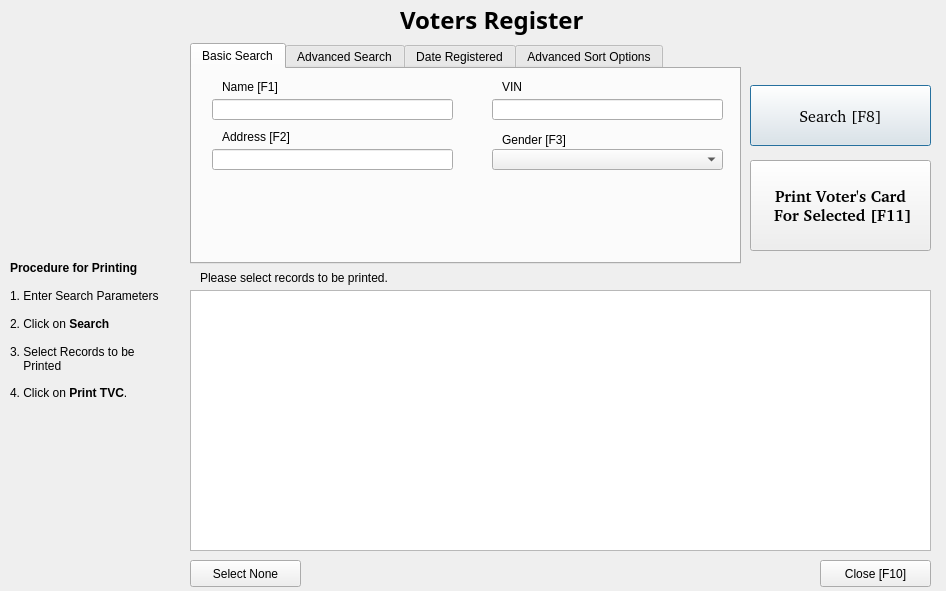
<?xml version="1.0" encoding="UTF-8"?>
<ui version="4.0">
 <class>RecordsDialog</class>
 <widget class="QDialog" name="RecordsDialog">
  <property name="geometry">
   <rect>
    <x>0</x>
    <y>0</y>
    <width>946</width>
    <height>591</height>
   </rect>
  </property>
  <property name="windowTitle">
   <string>Dialog</string>
  </property>
  <widget class="QTableView" name="recordsTableView">
   <property name="geometry">
    <rect>
     <x>190</x>
     <y>290</y>
     <width>741</width>
     <height>261</height>
    </rect>
   </property>
   <property name="editTriggers">
    <set>QAbstractItemView::NoEditTriggers</set>
   </property>
   <property name="selectionMode">
    <enum>QAbstractItemView::MultiSelection</enum>
   </property>
  </widget>
  <widget class="QLabel" name="searchResultsCountLabel">
   <property name="geometry">
    <rect>
     <x>730</x>
     <y>270</y>
     <width>201</width>
     <height>20</height>
    </rect>
   </property>
   <property name="text">
    <string/>
   </property>
   <property name="alignment">
    <set>Qt::AlignRight|Qt::AlignTrailing|Qt::AlignVCenter</set>
   </property>
  </widget>
  <widget class="QPushButton" name="closeButton">
   <property name="geometry">
    <rect>
     <x>820</x>
     <y>560</y>
     <width>111</width>
     <height>27</height>
    </rect>
   </property>
   <property name="font">
    <font>
     <pointsize>9</pointsize>
     <weight>50</weight>
     <bold>false</bold>
    </font>
   </property>
   <property name="text">
    <string>Close [F10]</string>
   </property>
  </widget>
  <widget class="QTabWidget" name="tabWidget">
   <property name="geometry">
    <rect>
     <x>190</x>
     <y>43</y>
     <width>551</width>
     <height>221</height>
    </rect>
   </property>
   <property name="font">
    <font>
     <pointsize>9</pointsize>
    </font>
   </property>
   <property name="currentIndex">
    <number>0</number>
   </property>
   <widget class="QWidget" name="basicTab">
    <attribute name="title">
     <string>Basic Search</string>
    </attribute>
    <widget class="QLabel" name="label_8">
     <property name="geometry">
      <rect>
       <x>310</x>
       <y>10</y>
       <width>71</width>
       <height>16</height>
      </rect>
     </property>
     <property name="text">
      <string>VIN</string>
     </property>
    </widget>
    <widget class="QLineEdit" name="searchVIN">
     <property name="geometry">
      <rect>
       <x>300</x>
       <y>30</y>
       <width>231</width>
       <height>21</height>
      </rect>
     </property>
     <property name="text">
      <string/>
     </property>
     <property name="maxLength">
      <number>40</number>
     </property>
    </widget>
    <widget class="QLabel" name="label_3">
     <property name="geometry">
      <rect>
       <x>30</x>
       <y>10</y>
       <width>71</width>
       <height>16</height>
      </rect>
     </property>
     <property name="text">
      <string>Name [F1]</string>
     </property>
    </widget>
    <widget class="QLineEdit" name="searchNameEdit">
     <property name="geometry">
      <rect>
       <x>20</x>
       <y>30</y>
       <width>241</width>
       <height>21</height>
      </rect>
     </property>
     <property name="maxLength">
      <number>40</number>
     </property>
    </widget>
    <widget class="QComboBox" name="searchGender">
     <property name="enabled">
      <bool>true</bool>
     </property>
     <property name="geometry">
      <rect>
       <x>300</x>
       <y>80</y>
       <width>231</width>
       <height>21</height>
      </rect>
     </property>
     <property name="font">
      <font>
       <family>Sans Serif</family>
       <pointsize>8</pointsize>
      </font>
     </property>
     <item>
      <property name="text">
       <string/>
      </property>
     </item>
     <item>
      <property name="text">
       <string>Male</string>
      </property>
     </item>
     <item>
      <property name="text">
       <string>Female</string>
      </property>
     </item>
    </widget>
    <widget class="QLabel" name="label_5">
     <property name="geometry">
      <rect>
       <x>310</x>
       <y>63</y>
       <width>81</width>
       <height>16</height>
      </rect>
     </property>
     <property name="text">
      <string>Gender [F3]</string>
     </property>
    </widget>
    <widget class="QLabel" name="label_4">
     <property name="geometry">
      <rect>
       <x>30</x>
       <y>60</y>
       <width>81</width>
       <height>16</height>
      </rect>
     </property>
     <property name="text">
      <string>Address [F2]</string>
     </property>
    </widget>
    <widget class="QLineEdit" name="searchAddressEdit">
     <property name="geometry">
      <rect>
       <x>20</x>
       <y>80</y>
       <width>241</width>
       <height>21</height>
      </rect>
     </property>
     <property name="text">
      <string/>
     </property>
     <property name="maxLength">
      <number>40</number>
     </property>
    </widget>
   </widget>
   <widget class="QWidget" name="tab">
    <attribute name="title">
     <string>Advanced Search</string>
    </attribute>
    <widget class="QComboBox" name="searchLGAList">
     <property name="geometry">
      <rect>
       <x>280</x>
       <y>67</y>
       <width>251</width>
       <height>21</height>
      </rect>
     </property>
    </widget>
    <widget class="QComboBox" name="searchStateList">
     <property name="geometry">
      <rect>
       <x>20</x>
       <y>67</y>
       <width>231</width>
       <height>21</height>
      </rect>
     </property>
    </widget>
    <widget class="QLabel" name="label_12">
     <property name="geometry">
      <rect>
       <x>40</x>
       <y>50</y>
       <width>71</width>
       <height>16</height>
      </rect>
     </property>
     <property name="text">
      <string>State</string>
     </property>
    </widget>
    <widget class="QLabel" name="label_13">
     <property name="geometry">
      <rect>
       <x>290</x>
       <y>50</y>
       <width>121</width>
       <height>16</height>
      </rect>
     </property>
     <property name="text">
      <string>Local Govt. Area</string>
     </property>
    </widget>
    <widget class="QComboBox" name="searchPUList">
     <property name="geometry">
      <rect>
       <x>280</x>
       <y>127</y>
       <width>251</width>
       <height>21</height>
      </rect>
     </property>
    </widget>
    <widget class="QLabel" name="label_14">
     <property name="geometry">
      <rect>
       <x>290</x>
       <y>111</y>
       <width>121</width>
       <height>16</height>
      </rect>
     </property>
     <property name="text">
      <string>Polling Unit</string>
     </property>
    </widget>
    <widget class="QComboBox" name="searchRAList">
     <property name="geometry">
      <rect>
       <x>20</x>
       <y>127</y>
       <width>231</width>
       <height>21</height>
      </rect>
     </property>
    </widget>
    <widget class="QLabel" name="label_15">
     <property name="geometry">
      <rect>
       <x>40</x>
       <y>111</y>
       <width>121</width>
       <height>16</height>
      </rect>
     </property>
     <property name="text">
      <string>Registration Area</string>
     </property>
    </widget>
    <widget class="QCheckBox" name="showSelectedPU">
     <property name="geometry">
      <rect>
       <x>30</x>
       <y>20</y>
       <width>271</width>
       <height>19</height>
      </rect>
     </property>
     <property name="text">
      <string>Show Only Selected Polling Unit</string>
     </property>
    </widget>
   </widget>
   <widget class="QWidget" name="tab_2">
    <attribute name="title">
     <string>Date Registered</string>
    </attribute>
    <widget class="QLabel" name="label_30">
     <property name="geometry">
      <rect>
       <x>380</x>
       <y>31</y>
       <width>101</width>
       <height>16</height>
      </rect>
     </property>
     <property name="font">
      <font>
       <weight>75</weight>
       <bold>true</bold>
      </font>
     </property>
     <property name="text">
      <string>End Date</string>
     </property>
    </widget>
    <widget class="QLabel" name="label_29">
     <property name="geometry">
      <rect>
       <x>100</x>
       <y>30</y>
       <width>101</width>
       <height>16</height>
      </rect>
     </property>
     <property name="font">
      <font>
       <weight>75</weight>
       <bold>true</bold>
      </font>
     </property>
     <property name="text">
      <string>Start Date</string>
     </property>
    </widget>
    <widget class="QCalendarWidget" name="calStart">
     <property name="geometry">
      <rect>
       <x>20</x>
       <y>50</y>
       <width>241</width>
       <height>131</height>
      </rect>
     </property>
     <property name="font">
      <font>
       <pointsize>8</pointsize>
      </font>
     </property>
    </widget>
    <widget class="QLabel" name="label_28">
     <property name="geometry">
      <rect>
       <x>270</x>
       <y>100</y>
       <width>101</width>
       <height>16</height>
      </rect>
     </property>
     <property name="font">
      <font>
       <weight>75</weight>
       <bold>true</bold>
      </font>
     </property>
     <property name="text">
      <string>to</string>
     </property>
    </widget>
    <widget class="QCheckBox" name="usePeriod">
     <property name="geometry">
      <rect>
       <x>30</x>
       <y>6</y>
       <width>381</width>
       <height>19</height>
      </rect>
     </property>
     <property name="text">
      <string>Include Only Voters Registered Within This Period</string>
     </property>
    </widget>
    <widget class="QCalendarWidget" name="calEnd">
     <property name="geometry">
      <rect>
       <x>290</x>
       <y>50</y>
       <width>241</width>
       <height>131</height>
      </rect>
     </property>
     <property name="font">
      <font>
       <pointsize>8</pointsize>
      </font>
     </property>
    </widget>
   </widget>
   <widget class="QWidget" name="tab_4">
    <attribute name="title">
     <string>Advanced Sort Options</string>
    </attribute>
    <widget class="QComboBox" name="sortFieldSelect">
     <property name="geometry">
      <rect>
       <x>10</x>
       <y>25</y>
       <width>191</width>
       <height>28</height>
      </rect>
     </property>
     <item>
      <property name="text">
       <string>Last Name</string>
      </property>
     </item>
     <item>
      <property name="text">
       <string>First Name</string>
      </property>
     </item>
     <item>
      <property name="text">
       <string>Time Registered</string>
      </property>
     </item>
     <item>
      <property name="text">
       <string>VIN</string>
      </property>
     </item>
     <item>
      <property name="text">
       <string>Age</string>
      </property>
     </item>
     <item>
      <property name="text">
       <string>Gender</string>
      </property>
     </item>
    </widget>
    <widget class="QComboBox" name="sortOrderSelect">
     <property name="geometry">
      <rect>
       <x>213</x>
       <y>25</y>
       <width>191</width>
       <height>28</height>
      </rect>
     </property>
     <item>
      <property name="text">
       <string>Ascending</string>
      </property>
     </item>
     <item>
      <property name="text">
       <string>Descending</string>
      </property>
     </item>
    </widget>
    <widget class="QPushButton" name="sortAddButton">
     <property name="geometry">
      <rect>
       <x>414</x>
       <y>25</y>
       <width>121</width>
       <height>27</height>
      </rect>
     </property>
     <property name="text">
      <string>Add Sort</string>
     </property>
    </widget>
    <widget class="QTableView" name="sortTableView">
     <property name="enabled">
      <bool>true</bool>
     </property>
     <property name="geometry">
      <rect>
       <x>10</x>
       <y>60</y>
       <width>391</width>
       <height>121</height>
      </rect>
     </property>
     <property name="editTriggers">
      <set>QAbstractItemView::NoEditTriggers</set>
     </property>
     <property name="dragEnabled">
      <bool>true</bool>
     </property>
     <property name="dragDropOverwriteMode">
      <bool>false</bool>
     </property>
     <property name="dragDropMode">
      <enum>QAbstractItemView::InternalMove</enum>
     </property>
     <property name="defaultDropAction">
      <enum>Qt::IgnoreAction</enum>
     </property>
     <property name="alternatingRowColors">
      <bool>false</bool>
     </property>
     <property name="selectionMode">
      <enum>QAbstractItemView::SingleSelection</enum>
     </property>
     <property name="selectionBehavior">
      <enum>QAbstractItemView::SelectRows</enum>
     </property>
     <attribute name="horizontalHeaderVisible">
      <bool>false</bool>
     </attribute>
     <attribute name="verticalHeaderVisible">
      <bool>false</bool>
     </attribute>
    </widget>
    <widget class="QPushButton" name="sortRemoveButton">
     <property name="geometry">
      <rect>
       <x>414</x>
       <y>150</y>
       <width>121</width>
       <height>27</height>
      </rect>
     </property>
     <property name="text">
      <string>Remove Selected</string>
     </property>
    </widget>
    <widget class="QPushButton" name="sortMoveDownButton">
     <property name="enabled">
      <bool>true</bool>
     </property>
     <property name="geometry">
      <rect>
       <x>414</x>
       <y>90</y>
       <width>121</width>
       <height>27</height>
      </rect>
     </property>
     <property name="text">
      <string>Move Down</string>
     </property>
    </widget>
    <widget class="QPushButton" name="sortMoveUpButton">
     <property name="enabled">
      <bool>true</bool>
     </property>
     <property name="geometry">
      <rect>
       <x>414</x>
       <y>60</y>
       <width>121</width>
       <height>27</height>
      </rect>
     </property>
     <property name="text">
      <string>Move Up</string>
     </property>
    </widget>
    <widget class="QLabel" name="label_10">
     <property name="geometry">
      <rect>
       <x>17</x>
       <y>9</y>
       <width>91</width>
       <height>16</height>
      </rect>
     </property>
     <property name="text">
      <string>Select Field</string>
     </property>
    </widget>
    <widget class="QLabel" name="label_11">
     <property name="geometry">
      <rect>
       <x>220</x>
       <y>8</y>
       <width>91</width>
       <height>16</height>
      </rect>
     </property>
     <property name="text">
      <string>Select Order</string>
     </property>
    </widget>
   </widget>
  </widget>
  <widget class="QLabel" name="label">
   <property name="geometry">
    <rect>
     <x>30</x>
     <y>20</y>
     <width>121</width>
     <height>231</height>
    </rect>
   </property>
   <property name="font">
    <font>
     <family>Lucida Sans</family>
     <pointsize>16</pointsize>
     <weight>75</weight>
     <bold>true</bold>
    </font>
   </property>
   <property name="text">
    <string/>
   </property>
   <property name="pixmap">
    <pixmap>resources/logo.png</pixmap>
   </property>
  </widget>
  <widget class="QLabel" name="label_2">
   <property name="geometry">
    <rect>
     <x>400</x>
     <y>4</y>
     <width>211</width>
     <height>31</height>
    </rect>
   </property>
   <property name="font">
    <font>
     <family>Lucida Sans</family>
     <pointsize>18</pointsize>
     <weight>75</weight>
     <bold>true</bold>
    </font>
   </property>
   <property name="text">
    <string>Voters Register</string>
   </property>
  </widget>
  <widget class="QLabel" name="label_6">
   <property name="geometry">
    <rect>
     <x>200</x>
     <y>270</y>
     <width>291</width>
     <height>16</height>
    </rect>
   </property>
   <property name="text">
    <string>Please select records to be printed.</string>
   </property>
  </widget>
  <widget class="QLabel" name="label_7">
   <property name="geometry">
    <rect>
     <x>10</x>
     <y>220</y>
     <width>171</width>
     <height>221</height>
    </rect>
   </property>
   <property name="text">
    <string>&lt;!DOCTYPE HTML PUBLIC &quot;-//W3C//DTD HTML 4.0//EN&quot; &quot;http://www.w3.org/TR/REC-html40/strict.dtd&quot;&gt;
&lt;html&gt;&lt;head&gt;&lt;meta name=&quot;qrichtext&quot; content=&quot;1&quot; /&gt;&lt;style type=&quot;text/css&quot;&gt;
p, li { white-space: pre-wrap; }
&lt;/style&gt;&lt;/head&gt;&lt;body style=&quot; font-family:'Sans'; font-size:8pt; font-weight:400; font-style:normal;&quot;&gt;
&lt;table border=&quot;0&quot; style=&quot;-qt-table-type: root; margin-top:4px; margin-bottom:4px; margin-left:4px; margin-right:4px;&quot;&gt;
&lt;tr&gt;
&lt;td style=&quot;border: none;&quot;&gt;
&lt;p style=&quot; margin-top:0px; margin-bottom:0px; margin-left:0px; margin-right:0px; -qt-block-indent:0; text-indent:0px;&quot;&gt;&lt;span style=&quot; font-size:9pt; font-weight:600;&quot;&gt;Procedure for Printing&lt;/span&gt;&lt;/p&gt;
&lt;p style=&quot; margin-top:0px; margin-bottom:0px; margin-left:0px; margin-right:0px; -qt-block-indent:0; text-indent:0px;&quot;&gt;&lt;span style=&quot; font-size:9pt;&quot;&gt;   &lt;/span&gt;&lt;/p&gt;
&lt;p style=&quot; margin-top:0px; margin-bottom:0px; margin-left:0px; margin-right:0px; -qt-block-indent:0; text-indent:0px;&quot;&gt;&lt;span style=&quot; font-size:9pt;&quot;&gt;1. Enter Search Parameters&lt;/span&gt;&lt;/p&gt;
&lt;p style=&quot;-qt-paragraph-type:empty; margin-top:0px; margin-bottom:0px; margin-left:0px; margin-right:0px; -qt-block-indent:0; text-indent:0px; font-size:9pt;&quot;&gt;&lt;/p&gt;
&lt;p style=&quot; margin-top:0px; margin-bottom:0px; margin-left:0px; margin-right:0px; -qt-block-indent:0; text-indent:0px;&quot;&gt;&lt;span style=&quot; font-size:9pt;&quot;&gt;2. Click on &lt;/span&gt;&lt;span style=&quot; font-size:9pt; font-weight:600;&quot;&gt;Search&lt;/span&gt;&lt;/p&gt;
&lt;p style=&quot;-qt-paragraph-type:empty; margin-top:0px; margin-bottom:0px; margin-left:0px; margin-right:0px; -qt-block-indent:0; text-indent:0px; font-size:9pt; font-weight:600;&quot;&gt;&lt;/p&gt;
&lt;p style=&quot; margin-top:0px; margin-bottom:0px; margin-left:0px; margin-right:0px; -qt-block-indent:0; text-indent:0px;&quot;&gt;&lt;span style=&quot; font-size:9pt;&quot;&gt;3. Select Records to be &lt;/span&gt;&lt;/p&gt;
&lt;p style=&quot; margin-top:0px; margin-bottom:0px; margin-left:0px; margin-right:0px; -qt-block-indent:0; text-indent:0px;&quot;&gt;&lt;span style=&quot; font-size:9pt;&quot;&gt;    Printed&lt;/span&gt;&lt;/p&gt;
&lt;p style=&quot;-qt-paragraph-type:empty; margin-top:0px; margin-bottom:0px; margin-left:0px; margin-right:0px; -qt-block-indent:0; text-indent:0px;&quot;&gt;&lt;/p&gt;
&lt;p style=&quot; margin-top:0px; margin-bottom:0px; margin-left:0px; margin-right:0px; -qt-block-indent:0; text-indent:0px;&quot;&gt;&lt;span style=&quot; font-size:9pt;&quot;&gt;4. Click on &lt;/span&gt;&lt;span style=&quot; font-size:9pt; font-weight:600;&quot;&gt;Print TVC&lt;/span&gt;&lt;span style=&quot; font-size:9pt;&quot;&gt;.&lt;/span&gt;&lt;/p&gt;&lt;/td&gt;&lt;/tr&gt;&lt;/table&gt;&lt;/body&gt;&lt;/html&gt;</string>
   </property>
  </widget>
  <widget class="QPushButton" name="printPreviewSelected">
   <property name="geometry">
    <rect>
     <x>750</x>
     <y>160</y>
     <width>181</width>
     <height>91</height>
    </rect>
   </property>
   <property name="font">
    <font>
     <family>Bitstream Charter</family>
     <pointsize>12</pointsize>
     <weight>75</weight>
     <bold>true</bold>
    </font>
   </property>
   <property name="text">
    <string>Print Voter's Card 
 For Selected [F11]</string>
   </property>
  </widget>
  <widget class="QPushButton" name="searchButton">
   <property name="geometry">
    <rect>
     <x>750</x>
     <y>85</y>
     <width>181</width>
     <height>61</height>
    </rect>
   </property>
   <property name="font">
    <font>
     <family>Bitstream Charter</family>
     <pointsize>12</pointsize>
    </font>
   </property>
   <property name="text">
    <string>Search [F8]</string>
   </property>
   <property name="default">
    <bool>true</bool>
   </property>
  </widget>
  <widget class="QPushButton" name="btnSelectNone">
   <property name="geometry">
    <rect>
     <x>190</x>
     <y>560</y>
     <width>111</width>
     <height>27</height>
    </rect>
   </property>
   <property name="text">
    <string>Select None</string>
   </property>
  </widget>
 </widget>
 <tabstops>
  <tabstop>tabWidget</tabstop>
  <tabstop>searchNameEdit</tabstop>
  <tabstop>searchVIN</tabstop>
  <tabstop>searchAddressEdit</tabstop>
  <tabstop>searchGender</tabstop>
  <tabstop>searchButton</tabstop>
  <tabstop>recordsTableView</tabstop>
  <tabstop>printPreviewSelected</tabstop>
  <tabstop>searchStateList</tabstop>
  <tabstop>searchLGAList</tabstop>
  <tabstop>searchRAList</tabstop>
  <tabstop>searchPUList</tabstop>
  <tabstop>sortFieldSelect</tabstop>
  <tabstop>sortOrderSelect</tabstop>
  <tabstop>sortAddButton</tabstop>
  <tabstop>sortMoveUpButton</tabstop>
  <tabstop>sortMoveDownButton</tabstop>
  <tabstop>sortRemoveButton</tabstop>
  <tabstop>sortTableView</tabstop>
  <tabstop>closeButton</tabstop>
 </tabstops>
 <resources/>
 <connections>
  <connection>
   <sender>closeButton</sender>
   <signal>clicked()</signal>
   <receiver>RecordsDialog</receiver>
   <slot>reject()</slot>
   <hints>
    <hint type="sourcelabel">
     <x>865</x>
     <y>653</y>
    </hint>
    <hint type="destinationlabel">
     <x>476</x>
     <y>336</y>
    </hint>
   </hints>
  </connection>
 </connections>
</ui>
